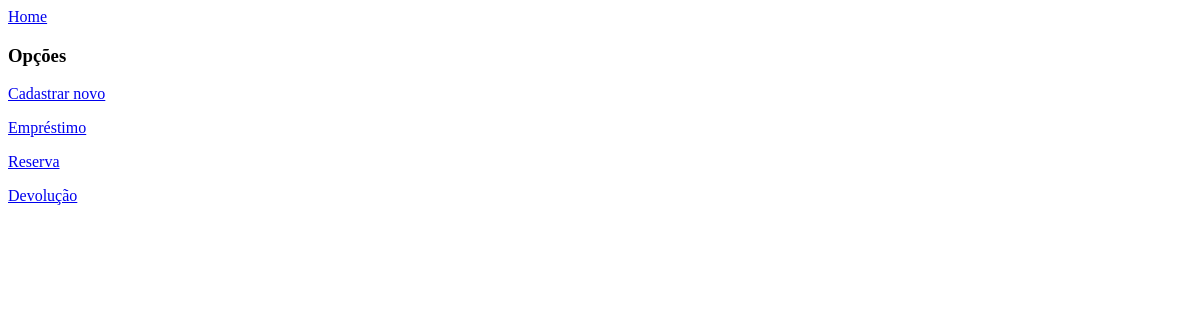
/usuarios/, run on an earlier commit of the app's database.
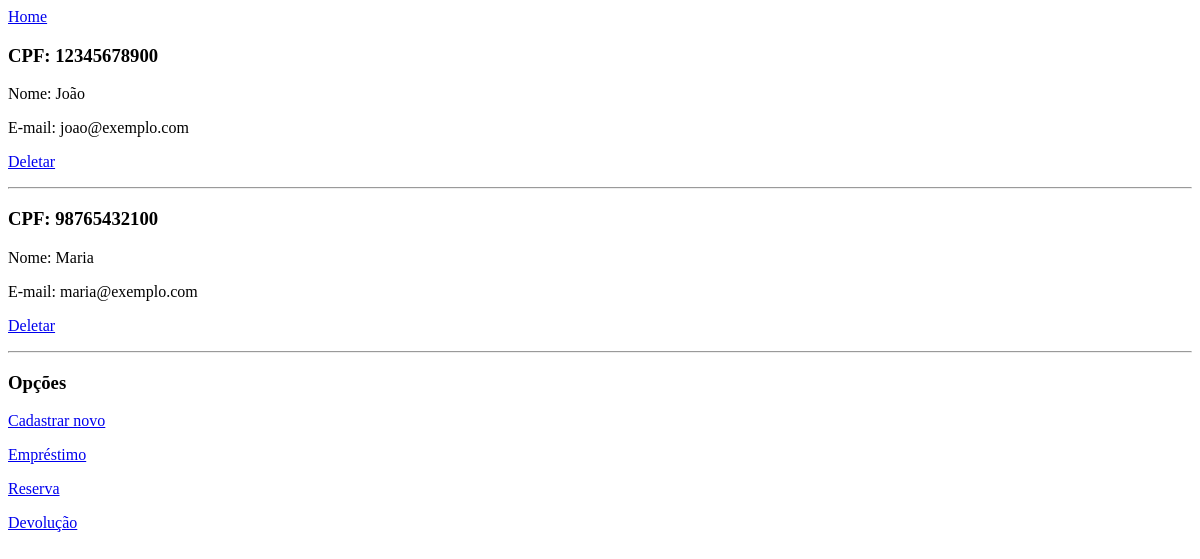
And on a later commit of the database.
### models/usuario.py (models this page shows, shortened)
class Usuario(db_usuario.Model):
    __tablename__ = 'usuario_tb'
    CPF = db_usuario.Column(db_usuario.Integer, primary_key=True)
    nome = db_usuario.Column(db_usuario.String(TAM_MAX_STR))
    email = db_usuario.Column(db_usuario.String(TAM_MAX_STR))
    def getCPF(self):
        return self.CPF
    def getNome(self):
        return self.nome
    def getEmail(self):
        return self.email

### usuarioController.py (the view)
@app.route('/usuarios/')
def listarUsuarios():
    usuarios = Usuario.query.all()
    return render_template('listarUsuarios.html', usuarios=usuarios)

### templates/listarUsuarios.html
<p><a href='/'>Home</a></p>
{% for usuario in usuarios %}
    <h3>CPF: {{usuario.getCPF()}}</h3>
    <p>Nome: {{usuario.getNome()}}</p>
    <p>E-mail: {{usuario.getEmail()}}</p>
    <p><a href='/usuarios/deletar/{{usuario.getCPF()}}/'>Deletar</a></p><hr>
{% endfor %}
<h3>Opções</h3>
<p><a href='/usuarios/cadastrar/'>Cadastrar novo</a></p>
<p><a href='/usuarios/emprestar/'>Empréstimo</a></p>
<p><a href='/usuarios/reservar/'>Reserva</a></p>
<p><a href='/usuarios/devolver/'>Devolução</a></p>

What changed in the data, as far as the page shows it:
added Usuario: getCPF "12345678900", getNome "João", getEmail "joao@exemplo.com"
added Usuario: getCPF "98765432100", getNome "Maria", getEmail "maria@exemplo.com"
